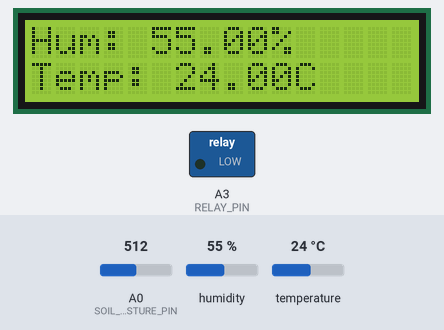
A sketch run on a simulated Arduino Uno, built with avr-gcc and run on an emulated ATmega328P. Parts: 16×2 character LCD, switched loads named in the sketch (green lamp = pin HIGH). The test bench sets the inputs (shaded band); at power-on: A0 (SOIL_MOISTURE_PIN) = 512, humidity 55 %, temperature 24 °C. What the sketch prints to the serial monitor is not drawn.

Above: at 3.2 s.
3.3 s: A0 (SOIL_MOISTURE_PIN) set to 499
At 11.4 s:
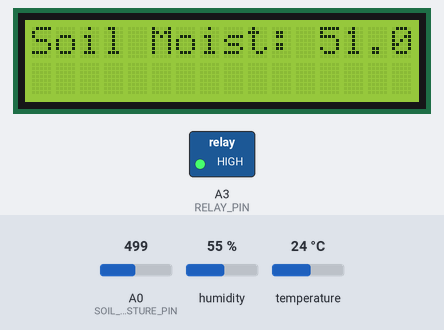
14.7 s: humidity set to 22 %
At 21.2 s:
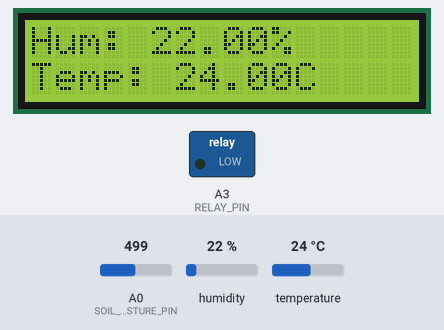
23.8 s: temperature set to 12 °C
At 27.2 s:
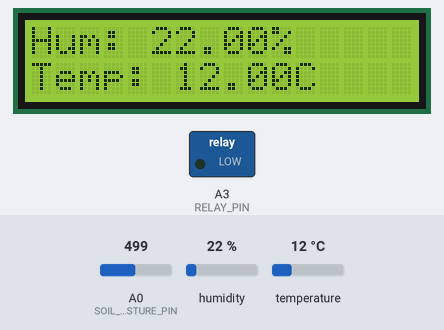
30.6 s: A0 (SOIL_MOISTURE_PIN) set to 511
At 35.5 s:
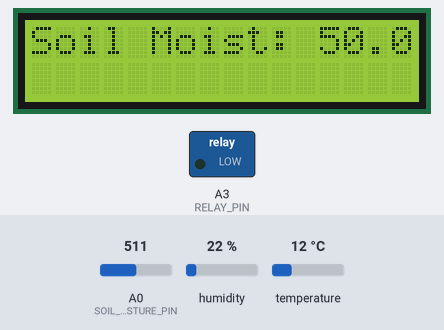
39.0 s: humidity set to 40 %
At 45.4 s:
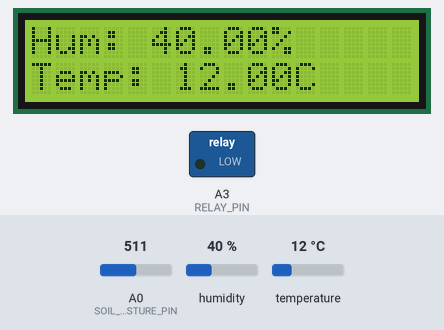
48.1 s: A0 (SOIL_MOISTURE_PIN) set to 306
At 53.7 s:
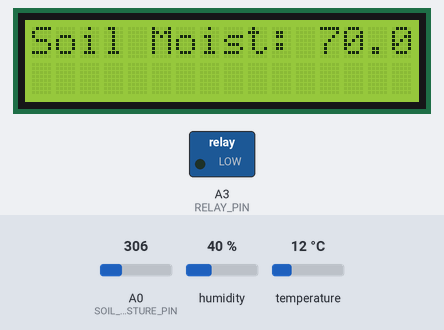
Timing chart, 0 to 55.2 s (numbered marks = the images above; inputs shaded):
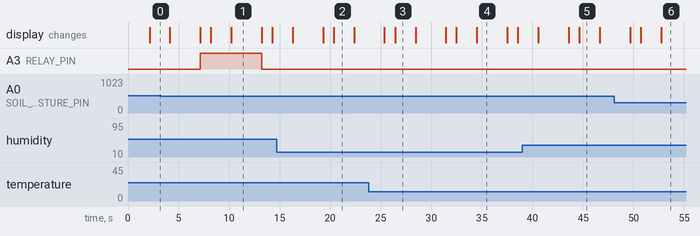

Measured:
- the behaviour switches between 512 and 511 on A0 (SOIL_MOISTURE_PIN) (found by bisection; images 0 and 1)
- what the display in image 1 shows lasts 3.0 s, from 10.2 s to 13.2 s
- what the display in image 2 shows lasts 2.1 s, from 20.3 s to 22.4 s

The sketch:

sketch_may22b.ino
```cpp
#include <Wire.h>
#include <LiquidCrystal_I2C.h>
#include <DHT.h>

// Define DHT sensor pin and type
#define DHTPIN 2
#define DHTTYPE DHT11

// Initialize the DHT sensor
DHT dht(DHTPIN, DHTTYPE);

// Initialize the LCD (change the address to 0x3F if 0x27 doesn't work)
LiquidCrystal_I2C lcd(0x27, 16, 2);

// Define soil moisture sensor pin
#define SOIL_MOISTURE_PIN A0

// Define relay pin
#define RELAY_PIN A3

void setup() {
  // Initialize the serial communication
  Serial.begin(9600);

  // Initialize the DHT sensor
  dht.begin();

  // Initialize the LCD
  lcd.init();
  lcd.backlight();

  // Initialize the relay pin as an output
  pinMode(RELAY_PIN, OUTPUT);
  digitalWrite(RELAY_PIN, LOW); // Make sure the relay is off initially

  // Print a welcome message
  lcd.setCursor(0, 0);
  lcd.print("Initializing...");
  delay(2000); // Wait for 2 seconds
  lcd.clear();
}

void loop() {
  // Read humidity and temperature values from DHT11 sensor
  float humidity = dht.readHumidity();
  float temperature = dht.readTemperature();

  // Read the soil moisture level
  int soilMoistureValue = analogRead(SOIL_MOISTURE_PIN);
  float soilMoisturePercent = map(soilMoistureValue, 1023, 0, 0, 100);

  // Verify if soil moisture reading is valid
  if (soilMoistureValue >= 0 && soilMoistureValue <= 1023) {
    // Print sensor values to Serial Monitor
    Serial.print("Humidity: ");
    Serial.print(humidity);
    Serial.println(" %");
    Serial.print("Temperature: ");
    Serial.print(temperature);
    Serial.println(" °C");
    Serial.print("Soil Moisture: ");
    Serial.print(soilMoisturePercent);
    Serial.println(" %");

    // Display sensor values on the LCD
    lcd.setCursor(0, 0);
    lcd.print("Hum: ");
    lcd.print(humidity);
    lcd.print("%");

    lcd.setCursor(0, 1);
    lcd.print("Temp: ");
    lcd.print(temperature);
    lcd.print("C");

    delay(2000);

    lcd.clear();

    lcd.setCursor(0, 0);
    lcd.print("Soil Moist: ");
    lcd.print(soilMoisturePercent);
    lcd.print("%");

    delay(3000);

    lcd.clear();

    // Control the relay based on soil moisture level
    if (soilMoisturePercent < 50) {
      // Soil is dry, turn on the relay (start irrigation)
      digitalWrite(RELAY_PIN, HIGH);
    } else {
      // Soil is moist, turn off the relay (stop irrigation)
      digitalWrite(RELAY_PIN, LOW);
    }
  } else {
    // Invalid soil moisture reading, turn off the relay
    digitalWrite(RELAY_PIN, LOW);
    Serial.println("Error: Invalid soil moisture reading");
  }

  delay(1000); // Wait for 1 second before the next loop
}
```
